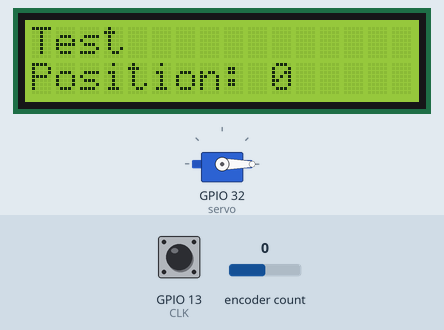
This sketch was run on a simulated ESP32. Parts: servo, 16×2 character LCD. The test bench sets the inputs (shaded band); at power-on: encoder count 0, GPIO 13 (CLK) HIGH. What the sketch prints to the serial monitor is not drawn.

Above: at 1.2 s.
1.3 s: encoder count set to 1
At 2.4 s:
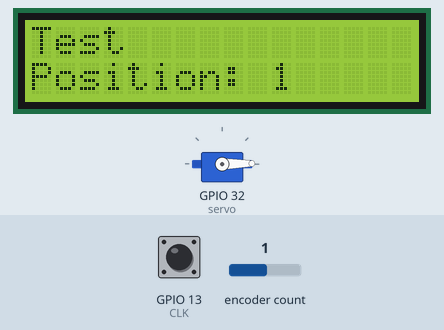
2.8 s: encoder count set to 2
At 3.6 s:
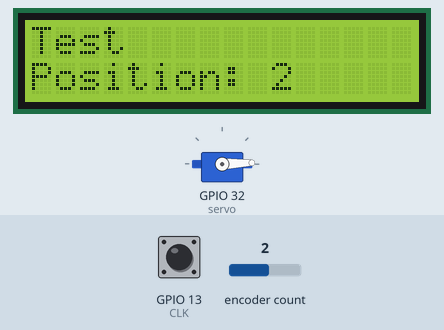
4.3 s: encoder count set to 3
At 4.7 s:
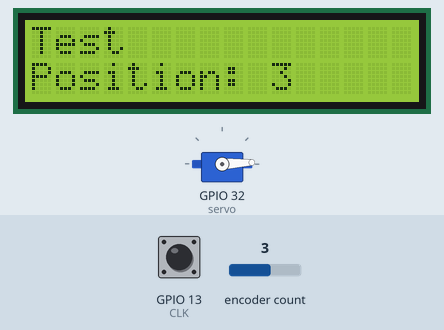
Timing chart, 0 to 7.3 s (numbered marks = the images above; inputs shaded):
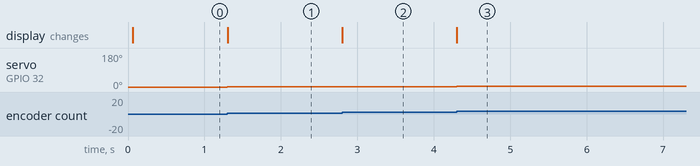

The sketch:

EncoderTest.ino
```cpp
#include <ESP32Servo.h>
#include <LiquidCrystal.h>
#include <Wire.h>
#include <Stepper.h>
#include <ESP32Encoder.h>

ESP32Encoder encoder;

const int stepsPerRevolution = 2048;  // change this to fit the number of steps per revolution

// ULN2003 Motor Driver Pins
#define IN1 27
#define IN2 26
#define IN3 25
#define IN4 33

int servoPin = 32;
int pos = 0;
int counter = 0;
int currentStateCLK;
int lastStateCLK;

// initialize the library with the numbers of the interface pins
LiquidCrystal lcd(19, 23, 18, 17, 16, 15);
Servo servo;
Stepper myStepper(stepsPerRevolution, IN1, IN3, IN2, IN4);

#define CLK 13
#define DT 14

void setup()
{
  Serial.begin(115200);
  encoder.attachHalfQuad ( DT, CLK );
  encoder.setCount ( 0 );
  servo.attach(32);
  servo.write(counter);
  lastStateCLK = digitalRead(CLK);
  lcd.begin(16, 2);
  lcd.print("Test");

  myStepper.setSpeed(10);
}
void loop()
{
  ServoEncoder();
}

void ServoEncoder()
{
  long newPosition = encoder.getCount() / 2;
    if (newPosition < 0) {
      newPosition = 0;
    } else if (newPosition > 180)
    {
      newPosition = 180;
    }

    Serial.println(newPosition);
    servo.write(newPosition);
    lcd.setCursor(0,1);
    lcd.print("Position: ");
    lcd.print(newPosition);
}
```

Measured:
- after the input at 1.3 s, servo on GPIO 32 (servo): 0° → 1° at once; the display: changes at once (image 1)
- after the input at 2.8 s, servo on GPIO 32 (servo): 1° → 2° at once; the display: changes at once (image 2)
- after the input at 4.3 s, servo on GPIO 32 (servo): 2° → 3° at once; the display: changes at once (image 3)
